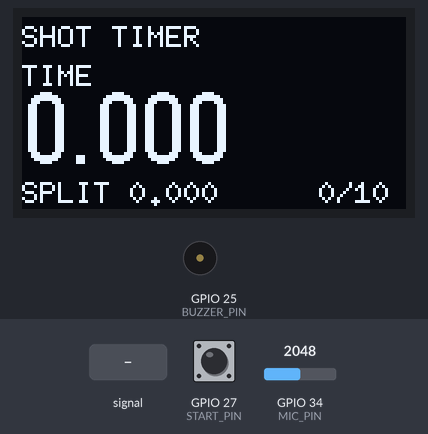
Recording of a sketch running on a simulated ESP32. Shown: 128×64 one-colour display, buzzer (waves = sounding, pin HIGH). The test bench sets the inputs (shaded band); at power-on: GPIO 27 (START_PIN) HIGH, GPIO 34 (MIC_PIN) = 2048 (analog values on the 0–4095 scale). What the sketch prints to the serial monitor is not drawn. At 8.3 s the program puts the board to deep sleep or switches it off; the recording ends there.

Above: at 1.3 s.
1.4 s: GPIO 27 (START_PIN) pulled LOW for 0.15 s
At 1.76 s:
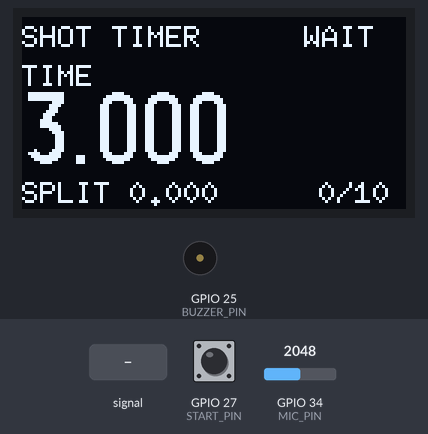
2.1 s: GPIO 34 (MIC_PIN) fed a 200 Hz sine of ±327 counts around its level
At 4.7 s:
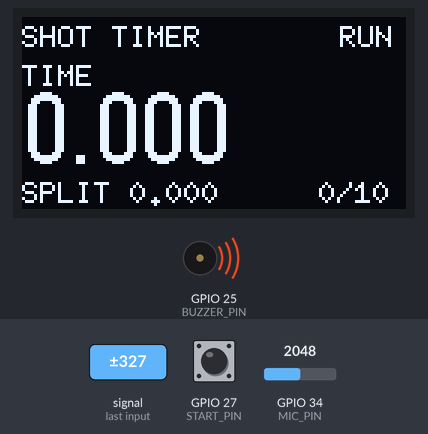
At 5.06 s:
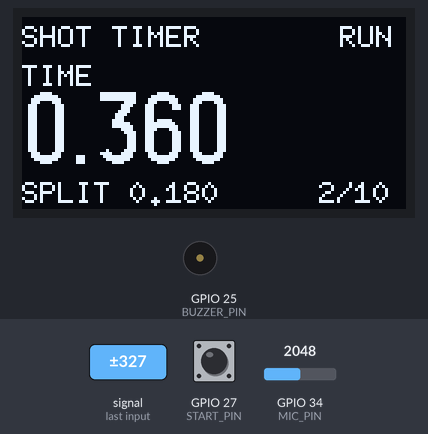
5.1 s: GPIO 27 (START_PIN) pulled LOW for 3.2 s
Timing chart, 0 to 8.1 s (numbered marks = the images above; inputs shaded):
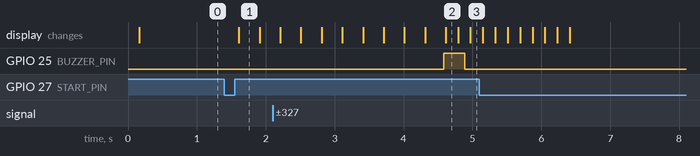

Measured:
- after the input at 1.4 s, the display: changes after 0.21 s (image 1)

The sketch:

ShotTimer.ino
```cpp
#include <Arduino.h>
#include <SPI.h>
#include <U8g2lib.h>
#include <esp_sleep.h>
#include <driver/rtc_io.h>

#define MIC_PIN 34
#define START_PIN 27
#define BUZZER_PIN 25

const uint8_t MAX_SHOTS = 10;
const uint32_t COUNTDOWN_MS = 3000;
const uint32_t BLIND_US = 180000UL;
const uint32_t SLEEP_MS = 300000UL;
const uint32_t BUZZER_MS = 300;
const uint32_t LONG_PRESS_MS = 3000UL;

// Mikrofon hassasiyeti
int threshold = 120;

U8G2_SSD1309_128X64_NONAME0_F_4W_HW_SPI oled(
  U8G2_R0, 5, 17, 16
);

enum TimerState { IDLE, COUNTDOWN, RUNNING };
TimerState state = IDLE;

uint32_t countdownStart = 0;
uint32_t beepUs = 0;
uint32_t lastShotUs = 0;
uint32_t timeUs = 0;
uint32_t splitUs = 0;

uint32_t lastPressMs = 0;
uint32_t lastDrawMs = 0;
uint32_t lastProbeMs = 0;
uint32_t lastYieldMs = 0;
uint32_t lastActivityMs = 0;
uint32_t buzzerStartMs = 0;

uint32_t buttonDownMs = 0;
bool longPressHandled = false;

uint8_t shots = 0;
float dc = 2048.0f;
int peak = 0;

bool armed = true;
bool micMonitor = false;
bool buzzerActive = false;
bool buttonStable = HIGH;
bool buttonLastRead = HIGH;

// ===== EKRAN =====
void drawScreen(uint32_t shownTime) {
  char buf[28];

  oled.clearBuffer();
  oled.setFont(u8g2_font_6x10_tf);
  oled.drawStr(0, 10, "SHOT TIMER");

  if (state == COUNTDOWN)
    oled.drawStr(94, 10, "WAIT");
  else if (state == RUNNING)
    oled.drawStr(106, 10, "RUN");

  oled.drawStr(0, 23, "TIME");

  oled.setFont(u8g2_font_logisoso24_tn);
  snprintf(buf, sizeof(buf), "%lu.%03lu",
    (unsigned long)(shownTime / 1000000UL),
    (unsigned long)((shownTime / 1000UL) % 1000UL));
  oled.drawStr(0, 49, buf);

  oled.setFont(u8g2_font_6x10_tf);
  snprintf(buf, sizeof(buf), "SPLIT %lu.%03lu",
    (unsigned long)(splitUs / 1000000UL),
    (unsigned long)((splitUs / 1000UL) % 1000UL));
  oled.drawStr(0, 62, buf);

  snprintf(buf, sizeof(buf), "%u/%u", shots, MAX_SHOTS);
  oled.drawStr(99, 62, buf);
  oled.sendBuffer();
}

// ===== BUZZER =====
void stopBuzzer() {
  digitalWrite(BUZZER_PIN, LOW);
  buzzerActive = false;
}

void updateBuzzer() {
  if (buzzerActive &&
      (uint32_t)(millis() - buzzerStartMs) >= BUZZER_MS) {
    stopBuzzer();
  }
}

// ===== START =====
void startTimer() {
  stopBuzzer();

  shots = 0;
  timeUs = 0;
  splitUs = 0;
  lastShotUs = 0;
  armed = true;

  countdownStart = millis();
  lastActivityMs = countdownStart;
  lastDrawMs = countdownStart;
  state = COUNTDOWN;

  drawScreen(3000000UL);
  Serial.println("START - GERI SAYIM");
}

// ===== OLCUM BASLANGICI =====
void beginMeasurement() {
  digitalWrite(BUZZER_PIN, HIGH);
  buzzerStartMs = millis();
  buzzerActive = true;

  beepUs = micros();
  lastShotUs = beepUs;
  armed = true;
  state = RUNNING;
  lastActivityMs = millis();

  drawScreen(0);
  Serial.println("BEEP - OLCUM BASLADI");
}

// ===== DEEP SLEEP =====
void enterDeepSleep() {
  stopBuzzer();

  Serial.println("DEEP SLEEP BASLIYOR");
  Serial.flush();

  oled.setPowerSave(1);

  rtc_gpio_pullup_en(GPIO_NUM_27);
  rtc_gpio_pulldown_dis(GPIO_NUM_27);

  esp_sleep_enable_ext0_wakeup(GPIO_NUM_27, 0);

  esp_deep_sleep_start();
}

// ===== SETUP =====
void setup() {
  Serial.begin(115200);

  rtc_gpio_deinit(GPIO_NUM_27);

  pinMode(START_PIN, INPUT_PULLUP);
  pinMode(BUZZER_PIN, OUTPUT);
  digitalWrite(BUZZER_PIN, LOW);

  analogReadResolution(12);
  analogSetPinAttenuation(MIC_PIN, ADC_11db);

  SPI.begin(18, -1, 23, 5);
  oled.begin();
  oled.setPowerSave(0);

  // Mikrofon DC kalibrasyonu
  long sum = 0;
  for (int i = 0; i < 500; i++) {
    sum += analogRead(MIC_PIN);
    delayMicroseconds(100);
  }
  dc = sum / 500.0f;

  if (esp_sleep_get_wakeup_cause() ==
      ESP_SLEEP_WAKEUP_EXT0) {

    Serial.println("BUTON ILE UYANILDI");

    while (digitalRead(START_PIN) == LOW) {
      delay(10);
    }
    delay(50);
  }

  buttonLastRead = digitalRead(START_PIN);
  buttonStable = buttonLastRead;

  lastActivityMs = millis();
  drawScreen(0);

  Serial.println("SHOT TIMER HAZIR");
  Serial.println("s: START");
  Serial.println("p: MIC MONITOR");
  Serial.println("+: Hassasiyet artir");
  Serial.println("-: Hassasiyet azalt");
}

// ===== LOOP =====
void loop() {
  uint32_t nowUs = micros();
  uint32_t nowMs = millis();

  updateBuzzer();

  // ===== MIKROFON ALGILAMA =====
  int adc = analogRead(MIC_PIN);

  int amplitude = abs(adc - (int)dc);

  if (amplitude > peak)
    peak = amplitude;

  // DC referans takibi
  if (amplitude < threshold) {
    dc += (adc - dc) / 512.0f;
  }

  // START butonu
  bool reading = digitalRead(START_PIN);

  if (reading != buttonLastRead)
    lastPressMs = nowMs;

  if (nowMs - lastPressMs >= 35 &&
      reading != buttonStable) {

    buttonStable = reading;

    if (buttonStable == LOW) {
      buttonDownMs = nowMs;
      longPressHandled = false;
    } else {
      if (!longPressHandled) {
        startTimer();
      }
    }
  }

  buttonLastRead = reading;

  // 3 saniye basili tutulursa uyku
  if (buttonStable == LOW &&
      !longPressHandled &&
      (uint32_t)(nowMs - buttonDownMs) >= LONG_PRESS_MS) {

    longPressHandled = true;

    while (digitalRead(START_PIN) == LOW) {
      delay(10);
    }

    enterDeepSleep();
  }

  // Seri monitor
  while (Serial.available()) {
    char c = Serial.read();

    if (c == 's' || c == 'S')
      startTimer();
    else if (c == '+') {
      threshold = max(30, threshold - 30);
      Serial.printf("ESIK: %d\n", threshold);
    }
    else if (c == '-') {
      threshold = min(2000, threshold + 30);
      Serial.printf("ESIK: %d\n", threshold);
    }
    else if (c == 'p') {
      micMonitor = !micMonitor;
      Serial.println(micMonitor ? "MIC ON" : "MIC OFF");
    }
  }

  // Geri sayim
  if (state == COUNTDOWN) {
    uint32_t elapsed = nowMs - countdownStart;

    if (elapsed >= COUNTDOWN_MS) {
      beginMeasurement();
    }
    else if (nowMs - lastDrawMs >= 50) {
      lastDrawMs = nowMs;
      drawScreen((COUNTDOWN_MS - elapsed) * 1000UL);
    }
  }

  // Mikrofon yeniden tetikleme
  if (amplitude < threshold / 2) {
    armed = true;
  }

  // Atis algilama
  if (state == RUNNING &&
      shots < MAX_SHOTS &&
      armed &&
      amplitude >= threshold &&
      (uint32_t)(micros() - lastShotUs) >= BLIND_US) {

    uint32_t shotUs = micros();

    lastShotUs = shotUs;
    timeUs = shotUs - beepUs;

    if (shots == 0)
      splitUs = timeUs;

    shots++;
    armed = false;
    lastActivityMs = millis();

    drawScreen(timeUs);

    Serial.printf(
      "ATIS %u | TIME %.3f | SPLIT %.3f\n",
      shots,
      timeUs / 1000000.0f,
      splitUs / 1000000.0f
    );
  }

  // Mikrofon izleme
  if (micMonitor && nowMs - lastProbeMs >= 200) {
    lastProbeMs = nowMs;

    Serial.printf(
      "ADC:%d DC:%d PEAK:%d ESIK:%d ARMED:%d\n",
      adc,
      (int)dc,
      peak,
      threshold,
      armed
    );

    peak = 0;
  }

  if (state == IDLE ||
      (state == RUNNING && shots >= MAX_SHOTS)) {

    if ((uint32_t)(millis() - lastActivityMs) >= SLEEP_MS &&
        digitalRead(START_PIN) == HIGH) {
      enterDeepSleep();
    }
  }

  if (nowMs - lastYieldMs >= 10) {
    lastYieldMs = nowMs;
    delay(1);
  }
}
```
